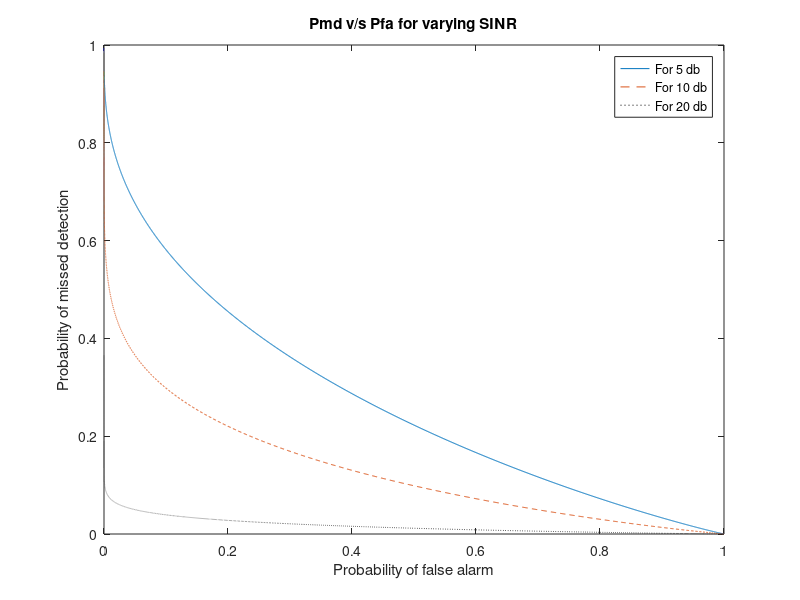

This figure's MATLAB source:
%Pd for rayleigh channel:
snr_pd=5;
snr=10.^(snr_pd./10); %SNR
th=0:0.01:100;
N=10;
p_f=1-gammainc(th./2,N./2);
% p_f=[1:-0.001:0]
pd=[];
A=snr./(1+snr);
mu=N./2;
for i=1:length(p_f)
	k=0:1:mu-2;
	sum1=sum((1./factorial(k)).*(th(i)./2).^(k));
	sum2=sum((1./factorial(k)).*(((th(i)./2).*(A)).^(k)));
	pd(i)=exp(-th(i)./2).*sum1+(1./A).^(mu-1).*(exp(-th(i)./(2*(1+snr))) -exp(-th(i)./2).*sum2);
    pmd(i)=1-pd(i);
end
plot(p_f,pmd)
hold on
%Pd for rayleigh channel:
snr_pd=10;
snr=10.^(snr_pd./10); %SNR
th=0:0.01:100;
N=10;
p_f=1-gammainc(th./2,N./2);
% p_f=[1:-0.001:0]
pd=[];
A=snr./(1+snr);
mu=N./2;
for i=1:length(p_f)
	k=0:1:mu-2;
	sum1=sum((1./factorial(k)).*(th(i)./2).^(k));
	sum2=sum((1./factorial(k)).*(((th(i)./2).*(A)).^(k)));
	pd(i)=exp(-th(i)./2).*sum1+(1./A).^(mu-1).*(exp(-th(i)./(2*(1+snr))) -exp(-th(i)./2).*sum2);
    pmd(i)=1-pd(i);
end
plot(p_f,pmd,'--')
hold on
%Pd for rayleigh channel:
snr_pd=20;
snr=10.^(snr_pd./10); %SNR
th=0:0.01:100;
N=10;
p_f=1-gammainc(th./2,N./2);
% p_f=[1:-0.001:0]
pd=[];
A=snr./(1+snr);
mu=N./2;
for i=1:length(p_f)
	k=0:1:mu-2;
	sum1=sum((1./factorial(k)).*(th(i)./2).^(k));
	sum2=sum((1./factorial(k)).*(((th(i)./2).*(A)).^(k)));
	pd(i)=exp(-th(i)./2).*sum1+(1./A).^(mu-1).*(exp(-th(i)./(2*(1+snr))) -exp(-th(i)./2).*sum2);
    pmd(i)=1-pd(i);
end
plot(p_f,pmd,':k')
hold off
title('Pmd v/s Pfa for varying SINR');legend('For 5 db','For 10 db','For 20 db');
xlabel('Probability of false alarm');ylabel('Probability of missed detection');